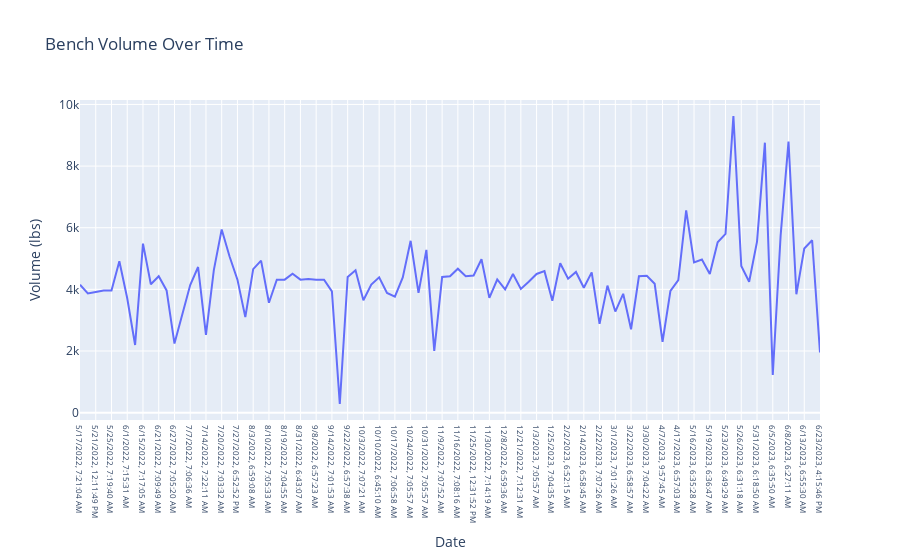
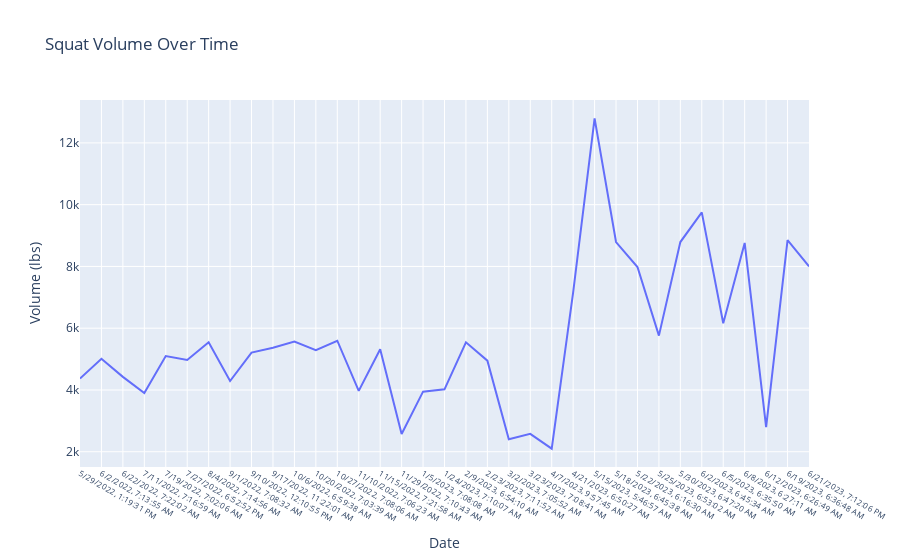
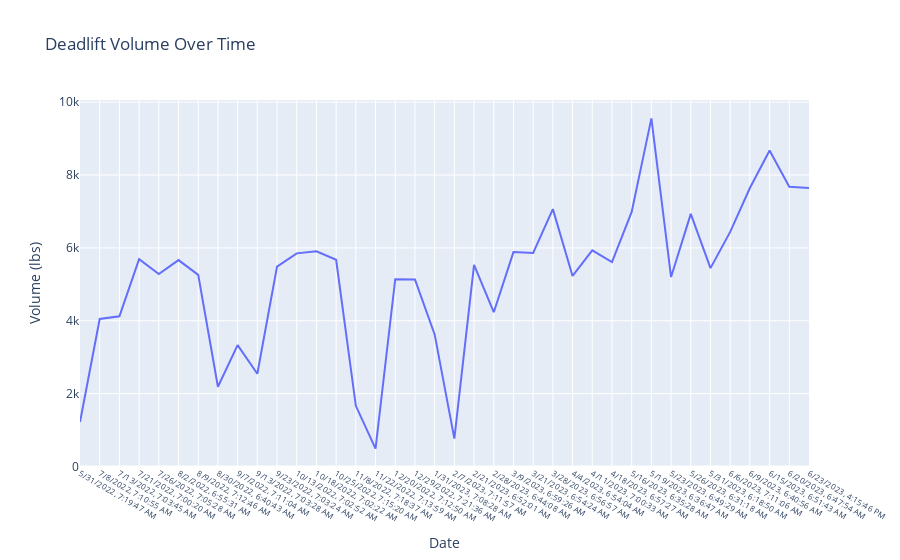

Write notebook code for charts like these, in order.
### Code cell
import pandas as pd
import seaborn as sb
pd.options.mode.chained_assignment = None  # default='warn'
test_data = 'repone.csv'
import plotly.express as px

df = pd.read_csv(test_data)

bench = df.loc[df['Exercise'].str.contains('bench',na=False)]
squat = df.loc[df['Exercise'].str.contains('squat',na=False)]
deadlift = df.loc[df['Exercise'].str.contains('deadlift',na=False)]


benchDays = pd.unique(bench['Workout Start Time'])
squatDays = pd.unique(squat['Workout Start Time'])
deadliftDays = pd.unique(deadlift['Workout Start Time'])


benchVolumes = []

for date in benchDays:
    
    day = bench.loc[bench['Workout Start Time'] == date]
    day['Weight'] = day['Weight'].str.strip('-')
    day['Weight'] = pd.to_numeric(day['Weight'])
    sums = day.sum(numeric_only=True)
    benchVolumes.append(sums['Weight'])
    
squatVolumes = []

for date in squatDays:
    day = squat.loc[squat['Workout Start Time'] == date]
    day['Weight'] = day['Weight'].str.strip('-')
    day['Weight'] = pd.to_numeric(day['Weight'])
    sums = day.sum(numeric_only=True)
    squatVolumes.append(sums['Weight'])
    
deadVolumes = []

for date in deadliftDays:
    day = deadlift.loc[deadlift['Workout Start Time'] == date]
    day['Weight'] = day['Weight'].str.strip('-')
    day['Weight'] = pd.to_numeric(day['Weight'])
    sums = day.sum(numeric_only=True)
    deadVolumes.append(sums['Weight'])

fig = px.line(df, x=benchDays, y=benchVolumes, title='Bench Volume Over Time')
fig.update_layout(
    xaxis_title="Date", yaxis_title="Volume (lbs)"
)
#fig.update_xaxes(showticklabels=False) # Hide x axis ticks 
fig.update_xaxes(tickfont_size=8)
fig.show()

fig = px.line(df, x=squatDays, y=squatVolumes, title='Squat Volume Over Time')
fig.update_layout(
    xaxis_title="Date", yaxis_title="Volume (lbs)"
)
fig.update_xaxes(tickfont_size=8)
fig.show()

fig = px.line(df, x=deadliftDays, y=deadVolumes, title='Deadlift Volume Over Time')
fig.update_layout(
    xaxis_title="Date", yaxis_title="Volume (lbs)"
)
fig.update_xaxes(tickfont_size=8)

fig.show()

### Figure 1 — Plotly figure (JSON) as saved in the notebook; plotly's stock layout.template omitted (floating-point values rounded to 4 significant figures)
{"data": [{"hovertemplate": "x=%{x}<br>y=%{y}<extra></extra>", "legendgroup": "", "line": {"color": "#636efa", "dash": "solid"}, "marker": {"symbol": "circle"}, "mode": "lines", "name": "", "orientation": "v", "showlegend": false, "type": "scatter", "x": ["5/17/2022, 7:21:04 AM", "5/19/2022, 7:18:09 AM", "5/21/2022, 12:11:49 PM", "5/24/2022, 7:06:03 AM", "5/25/2022, 7:19:40 AM", "5/30/2022, 11:31:17 AM", "6/1/2022, 7:15:31 AM", "6/4/2022, 12:46:05 PM", "6/15/2022, 7:17:05 AM", "6/19/2022, 2:13:33 PM", "6/21/2022, 7:09:49 AM", "6/23/2022, 7:05:37 AM", "6/27/2022, 7:05:20 AM", "7/5/2022, 11:54:42 AM", "7/7/2022, 7:06:36 AM", "7/12/2022, 6:59:46 AM", "7/14/2022, 7:22:11 AM", "7/18/2022, 7:14:22 AM", "7/20/2022, 7:03:32 AM", "7/24/2022, 1:32:29 PM", "7/27/2022, 6:52:52 PM", "7/29/2022, 7:00:52 AM", "8/3/2022, 6:59:08 AM", "8/8/2022, 6:55:49 AM", "8/10/2022, 7:05:33 AM", "8/17/2022, 11:40:45 AM", "8/19/2022, 7:04:55 AM", "8/29/2022, 6:20:38 AM", "8/31/2022, 6:43:07 AM", "9/6/2022, 11:39:56 AM", "9/8/2022, 6:57:23 AM", "9/12/2022, 6:56:57 AM", "9/14/2022, 7:01:53 AM", "9/14/2022, 7:31:04 AM", "9/22/2022, 6:57:38 AM", "9/26/2022, 7:00:15 AM", "10/3/2022, 7:07:21 AM", "10/5/2022, 6:56:08 AM", "10/10/2022, 6:45:10 AM", "10/12/2022, 7:03:20 AM", "10/17/2022, 7:06:58 AM", "10/19/2022, 6:47:51 AM", "10/24/2022, 7:05:57 AM", "10/26/2022, 7:03:31 AM", "10/31/2022, 7:05:57 AM", "11/7/2022, 7:14:53 AM", "11/9/2022, 7:07:52 AM", "11/14/2022, 7:18:08 AM", "11/16/2022, 7:08:16 AM", "11/21/2022, 7:04:27 AM", "11/25/2022, 12:31:52 PM", "11/28/2022, 6:59:43 AM", "11/30/2022, 7:14:19 AM", "12/3/2022, 1:28:30 PM", "12/8/2022, 6:59:36 AM", "12/19/2022, 6:57:55 AM", "12/21/2022, 7:12:31 AM", "12/28/2022, 6:57:34 AM", "1/3/2023, 7:05:57 AM", "1/23/2023, 7:00:59 AM", "1/25/2023, 7:04:35 AM", "1/30/2023, 7:01:35 AM", "2/2/2023, 6:52:15 AM", "2/8/2023, 7:06:41 AM", "2/14/2023, 6:58:45 AM", "2/20/2023, 6:58:32 AM", "2/22/2023, 7:07:26 AM", "2/27/2023, 6:59:41 AM", "3/1/2023, 7:01:26 AM", "3/20/2023, 6:52:37 AM", "3/22/2023, 6:58:57 AM", "3/27/2023, 6:51:40 AM", "3/30/2023, 7:04:22 AM", "4/6/2023, 6:58:28 AM", "4/7/2023, 9:57:45 AM", "4/10/2023, 6:50:28 AM", "4/17/2023, 6:57:03 AM", "5/15/2023, 5:46:57 AM", "5/16/2023, 6:35:28 AM", "5/18/2023, 6:45:38 AM", "5/19/2023, 6:36:47 AM", "5/22/2023, 6:16:30 AM", "5/23/2023, 6:49:29 AM", "5/25/2023, 6:53:02 AM", "5/26/2023, 6:31:18 AM", "5/30/2023, 6:47:20 AM", "5/31/2023, 6:18:50 AM", "6/2/2023, 6:45:34 AM", "6/5/2023, 6:35:50 AM", "6/6/2023, 7:11:06 AM", "6/8/2023, 6:27:11 AM", "6/9/2023, 6:40:56 AM", "6/13/2023, 6:55:30 AM", "6/19/2023, 6:36:48 AM", "6/23/2023, 4:15:46 PM"], "xaxis": "x", "y": [4150, 3865, 3915, 3965, 3965, 4910, 3710, 2195, 5485, 4165, 4425, 3965, 2240, 3200, 4140, 4725, 2525, 4625, 5945, 5065, 4315, 3100, 4655, 4930, 3565, 4315, 4315, 4505, 4315, 4340, 4315, 4315, 3935, 280, 4405, 4620, 3645, 4155, 4390, 3885, 3765, 4390, 5575, 3885, 5280, 2005, 4400, 4425, 4670, 4425, 4450, 4975, 3725, 4320, 4000, 4500, 4015, 4250, 4500, 4590, 3630, 4845, 4348.0, 4565, 4050, 4550, 2880, 4120, 3280, 3855, 2705, 4425, 4440, 4180, 2300, 3950, 4300, 6560, 4875, 4970, 4500, 5530, 5800, 9625, 4760, 4245, 5550, 8760, 1225, 5750, 8795, 3840, 5325, 5595, 1950], "yaxis": "y"}], "layout": {"autosize": true, "legend": {"tracegroupgap": 0}, "title": {"text": "Bench Volume Over Time"}, "xaxis": {"anchor": "y", "autorange": true, "domain": [0, 1], "range": [0, 94], "tickfont": {"size": 8}, "title": {"text": "Date"}, "type": "category"}, "yaxis": {"anchor": "x", "autorange": true, "domain": [0, 1], "range": [-239.2, 10140.0], "title": {"text": "Volume (lbs)"}, "type": "linear"}}}

### Figure 2 — Plotly figure (JSON) as saved in the notebook; plotly's stock layout.template omitted (floating-point values rounded to 4 significant figures)
{"data": [{"hovertemplate": "x=%{x}<br>y=%{y}<extra></extra>", "legendgroup": "", "line": {"color": "#636efa", "dash": "solid"}, "marker": {"symbol": "circle"}, "mode": "lines", "name": "", "orientation": "v", "showlegend": false, "type": "scatter", "x": ["5/29/2022, 1:19:31 PM", "6/2/2022, 7:13:55 AM", "6/22/2022, 7:22:02 AM", "7/11/2022, 7:16:59 AM", "7/19/2022, 7:02:06 AM", "7/27/2022, 6:52:52 PM", "8/4/2022, 7:14:56 AM", "9/1/2022, 7:08:32 AM", "9/10/2022, 12:10:55 PM", "9/17/2022, 11:22:01 AM", "10/6/2022, 6:59:38 AM", "10/20/2022, 7:03:39 AM", "10/27/2022, 7:08:06 AM", "11/10/2022, 7:06:23 AM", "11/15/2022, 7:21:58 AM", "11/29/2022, 7:10:43 AM", "1/5/2023, 7:08:08 AM", "1/24/2023, 7:10:07 AM", "2/9/2023, 6:54:10 AM", "2/23/2023, 7:11:52 AM", "3/2/2023, 7:05:52 AM", "3/23/2023, 7:08:41 AM", "4/7/2023, 9:57:45 AM", "4/21/2023, 6:50:27 AM", "5/15/2023, 5:46:57 AM", "5/18/2023, 6:45:38 AM", "5/22/2023, 6:16:30 AM", "5/25/2023, 6:53:02 AM", "5/30/2023, 6:47:20 AM", "6/2/2023, 6:45:34 AM", "6/5/2023, 6:35:50 AM", "6/8/2023, 6:27:11 AM", "6/12/2023, 6:26:49 AM", "6/19/2023, 6:36:48 AM", "6/21/2023, 7:12:06 PM"], "xaxis": "x", "y": [4370, 5010, 4425, 3900, 5100, 4970, 5545, 4290, 5210, 5370, 5570, 5290, 5595, 3970, 5320, 2575, 3945, 4020, 5545, 4950, 2405, 2580, 2100, 7160, 12795, 8790, 7980, 5760, 8790, 9750, 6160, 8760, 2800, 8850, 8000], "yaxis": "y"}], "layout": {"autosize": true, "legend": {"tracegroupgap": 0}, "title": {"text": "Squat Volume Over Time"}, "xaxis": {"anchor": "y", "autorange": true, "domain": [0, 1], "range": [0, 34], "tickfont": {"size": 8}, "title": {"text": "Date"}, "type": "category"}, "yaxis": {"anchor": "x", "autorange": true, "domain": [0, 1], "range": [1506.0, 13390.0], "title": {"text": "Volume (lbs)"}, "type": "linear"}}}

### Figure 3 — Plotly figure (JSON) as saved in the notebook; plotly's stock layout.template omitted (floating-point values rounded to 4 significant figures)
{"data": [{"hovertemplate": "x=%{x}<br>y=%{y}<extra></extra>", "legendgroup": "", "line": {"color": "#636efa", "dash": "solid"}, "marker": {"symbol": "circle"}, "mode": "lines", "name": "", "orientation": "v", "showlegend": false, "type": "scatter", "x": ["5/31/2022, 7:19:47 AM", "7/8/2022, 7:10:55 AM", "7/13/2022, 7:03:45 AM", "7/21/2022, 7:00:20 AM", "7/26/2022, 7:05:28 AM", "8/2/2022, 6:55:31 AM", "8/9/2022, 7:12:46 AM", "8/30/2022, 6:40:43 AM", "9/7/2022, 7:11:04 AM", "9/13/2022, 7:03:28 AM", "9/23/2022, 7:03:24 AM", "10/13/2022, 7:02:52 AM", "10/18/2022, 7:02:22 AM", "10/25/2022, 7:15:20 AM", "11/8/2022, 7:18:37 AM", "11/22/2022, 7:13:59 AM", "12/20/2022, 7:12:50 AM", "12/29/2022, 7:21:36 AM", "1/31/2023, 7:08:28 AM", "2/7/2023, 7:11:57 AM", "2/21/2023, 6:52:01 AM", "2/28/2023, 6:44:08 AM", "3/9/2023, 6:59:26 AM", "3/21/2023, 6:54:24 AM", "3/28/2023, 6:56:57 AM", "4/4/2023, 6:54:04 AM", "4/11/2023, 7:00:33 AM", "4/18/2023, 6:57:27 AM", "5/16/2023, 6:35:28 AM", "5/19/2023, 6:36:47 AM", "5/23/2023, 6:49:29 AM", "5/26/2023, 6:31:18 AM", "5/31/2023, 6:18:50 AM", "6/6/2023, 7:11:06 AM", "6/9/2023, 6:40:56 AM", "6/15/2023, 6:51:43 AM", "6/20/2023, 6:47:54 AM", "6/23/2023, 4:15:46 PM"], "xaxis": "x", "y": [1220, 4050, 4125, 5690, 5285, 5665, 5260, 2190, 3330, 2545, 5485, 5850, 5905, 5675, 1665, 490, 5140, 5135, 3625, 765, 5535, 4235, 5885, 5860, 7065, 5230, 5935, 5610, 6990, 9556, 5200, 6935, 5445, 6440, 7645, 8675, 7680, 7645], "yaxis": "y"}], "layout": {"autosize": true, "legend": {"tracegroupgap": 0}, "title": {"text": "Deadlift Volume Over Time"}, "xaxis": {"anchor": "y", "autorange": true, "domain": [0, 1], "range": [0, 37], "tickfont": {"size": 8}, "title": {"text": "Date"}, "type": "category"}, "yaxis": {"anchor": "x", "autorange": true, "domain": [0, 1], "range": [-13.67, 10060.0], "title": {"text": "Volume (lbs)"}, "type": "linear"}}}
